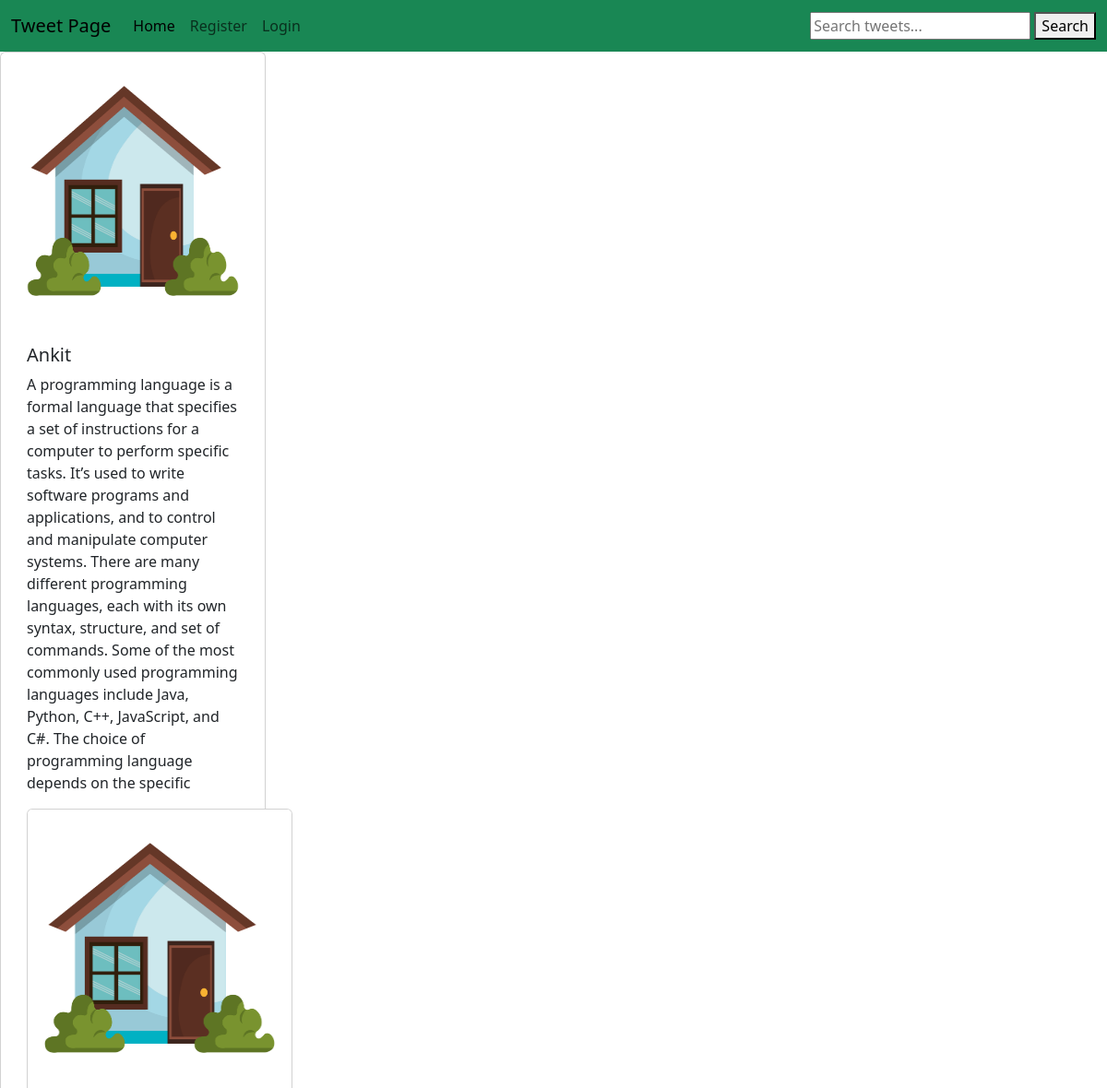
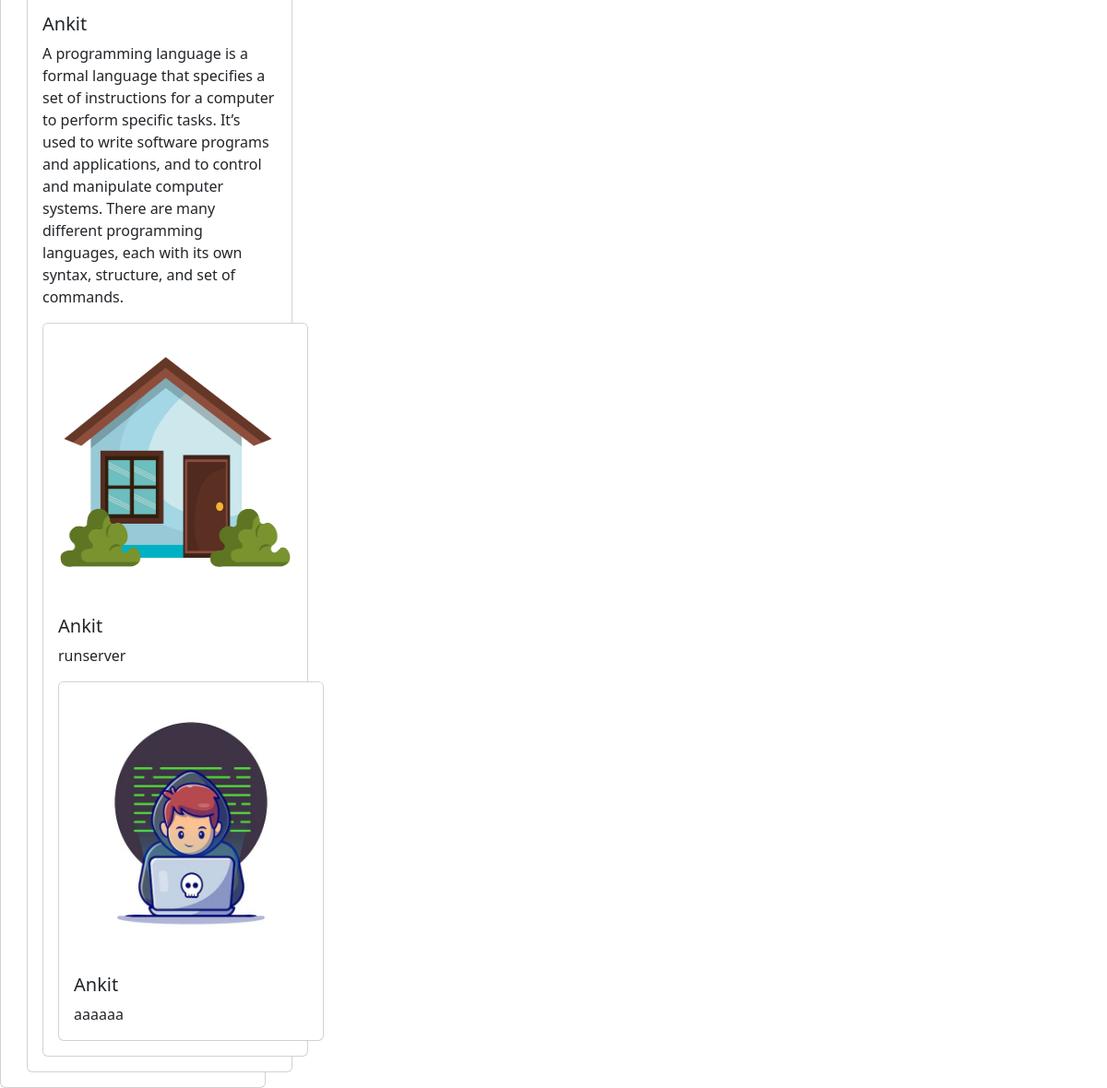
The app's page /search/ with its own data (2 pictures, top to bottom).
### tweet/models.py (models this page shows, shortened)
class Tweet(models.Model):
    user = models.ForeignKey(User, on_delete=models.CASCADE)
    text = models.TextField(max_length=500)
    photo = models.ImageField(upload_to="Photos/", blank=True, null=True)
    created_at = models.DateTimeField(auto_now_add=True)
    updated_at = models.DateTimeField(auto_now=True)

### tweet/views.py (the view)
# urls.py: path('search/', views.search, name="search"),
def search(request):
    query = request.GET.get('q')
    if query:
        tweets = Tweet.objects.filter(text__icontains=query)
    else:
        tweets = Tweet.objects.all()
    return render(request, 'search.html', {'tweets': tweets})

### tweet/templates/search.html
 {% extends "layout.html" %}
 {% block content %}
  <div class="container row gap-3">
    {% for tweet in tweets %}
    <div class="card" style="width: 18rem">
      {% if tweet.photo %}
      <img src="{{ tweet.photo.url }}" class="card-img-top" alt="Tweet image"  height="300px" width="800px"/>
      {% endif %}
      <div class="card-body ">
        <h5 class="card-title">{{ tweet.user.username }}</h5>
        <p class="card-text fw-normal">{{ tweet.text }}</p>
       {% endfor %}
      </div>
    </div>
</div>
 {% endblock %}

### records on screen
Tweet: photo (picture), user.username "Ankit", text "A programming language is a formal language that specifies a set of instructions for a computer to perform specific tasks. It’s used to write software programs and applications, and to control and manipulate computer systems. There are many different programming languages, each with its own syntax, structure, and set of commands. Some of the most commonly used programming languages include Java, Python, C++, JavaScript, and C#. The choice of programming language depends on the specific"
Tweet: photo (picture), user.username "Ankit", text "A programming language is a formal language that specifies a set of instructions for a computer to perform specific tasks. It’s used to write software programs and applications, and to control and manipulate computer systems. There are many different programming languages, each with its own syntax, structure, and set of commands."
Tweet: photo (picture), user.username "Ankit", text "runserver"
Tweet: photo (placeholder picture), user.username "Ankit", text "aaaaaa"
